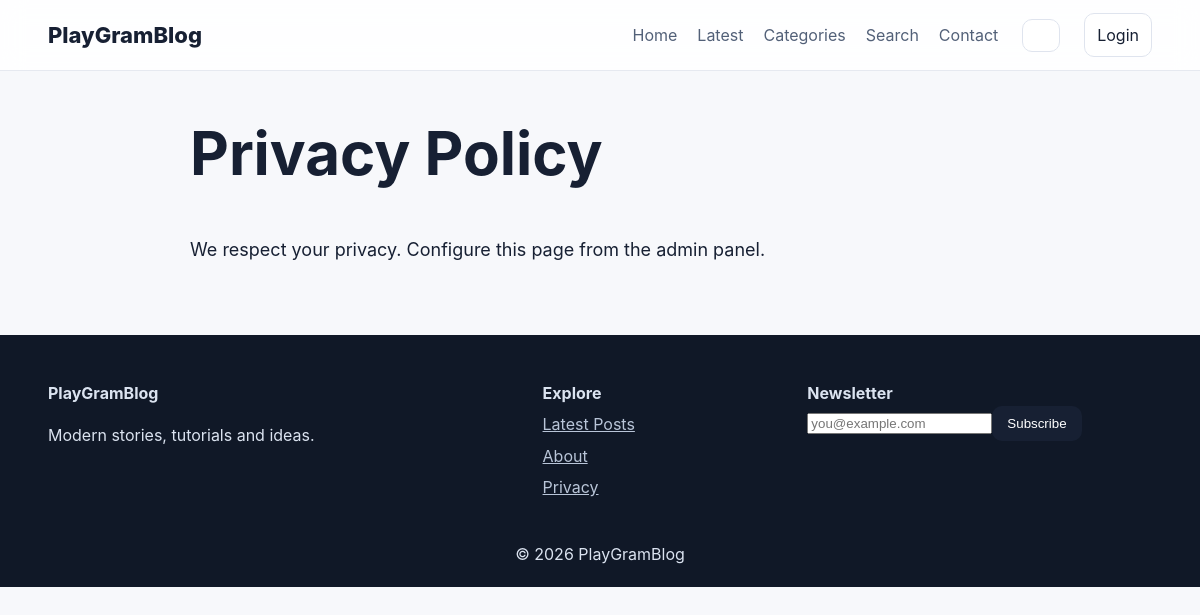
Page /page.php?slug=privacy-policy on the committed database.
### tables this page shows
CREATE TABLE IF NOT EXISTS pages(
 id INT UNSIGNED AUTO_INCREMENT PRIMARY KEY,title VARCHAR(255) NOT NULL,slug VARCHAR(255) NOT NULL UNIQUE,content LONGTEXT NOT NULL,status ENUM('draft','published') DEFAULT 'published',
 seo_title VARCHAR(255),seo_description TEXT,created_at TIMESTAMP DEFAULT CURRENT_TIMESTAMP,updated_at TIMESTAMP DEFAULT CURRENT_TIMESTAMP ON UPDATE CURRENT_TIMESTAMP
);

### database.php (called while the page is built, shortened)
<?php
function db(): PDO {
    static $pdo;
    global $config;
    if ($pdo instanceof PDO) return $pdo;
    $dsn = "mysql:host={$config['db_host']};dbname={$config['db_name']};charset=utf8mb4";
    $pdo = new PDO($dsn, $config['db_user'], $config['db_pass'], [
        PDO::ATTR_ERRMODE => PDO::ERRMODE_EXCEPTION,
        PDO::ATTR_DEFAULT_FETCH_MODE => PDO::FETCH_ASSOC,
        PDO::ATTR_EMULATE_PREPARES => false,
    ]);
    return $pdo;
}

### functions.php (called while the page is built, shortened)
<?php
function e($v): string { return htmlspecialchars((string)$v, ENT_QUOTES, 'UTF-8'); }

### page.php (the view)
<?php require __DIR__.'/config/bootstrap.php';$st=db()->prepare("SELECT * FROM pages WHERE slug=? AND status='published'");$st->execute([$_GET['slug']??'']);$p=$st->fetch();if(!$p){http_response_code(404);exit('404');}$title=$p['seo_title']?:$p['title'];$description=$p['seo_description']?:excerpt($p['content']);require __DIR__.'/includes/header.php';?><article class="article"><h1><?=e($p['title'])?></h1><div class="article-content"><?=$p['content']?></div></article><?php require __DIR__.'/includes/footer.php';?>

### app.css (style rules this page uses)
* { box-sizing:border-box }
body { margin:0;font-family:Inter,system-ui,-apple-system,Segoe UI,sans-serif;background:#f7f8fb;color:#172033;line-height:1.65 }
.article { max-width:820px;margin:40px auto }
.article h1 { font-size:clamp(34px,6vw,60px);line-height:1.08 }
.article-content { font-size:18px }

### rows in the picture
pages: title "Privacy Policy", content "We respect your privacy. Configure this page from the admin panel."

### other values in the picture
setting('site_description','Modern stories, tutorials and ideas.') "Modern stories, tutorials and ideas."
setting('footer_text','© '.date('Y').' PlayGramBlog') "© 2026 PlayGramBlog"
